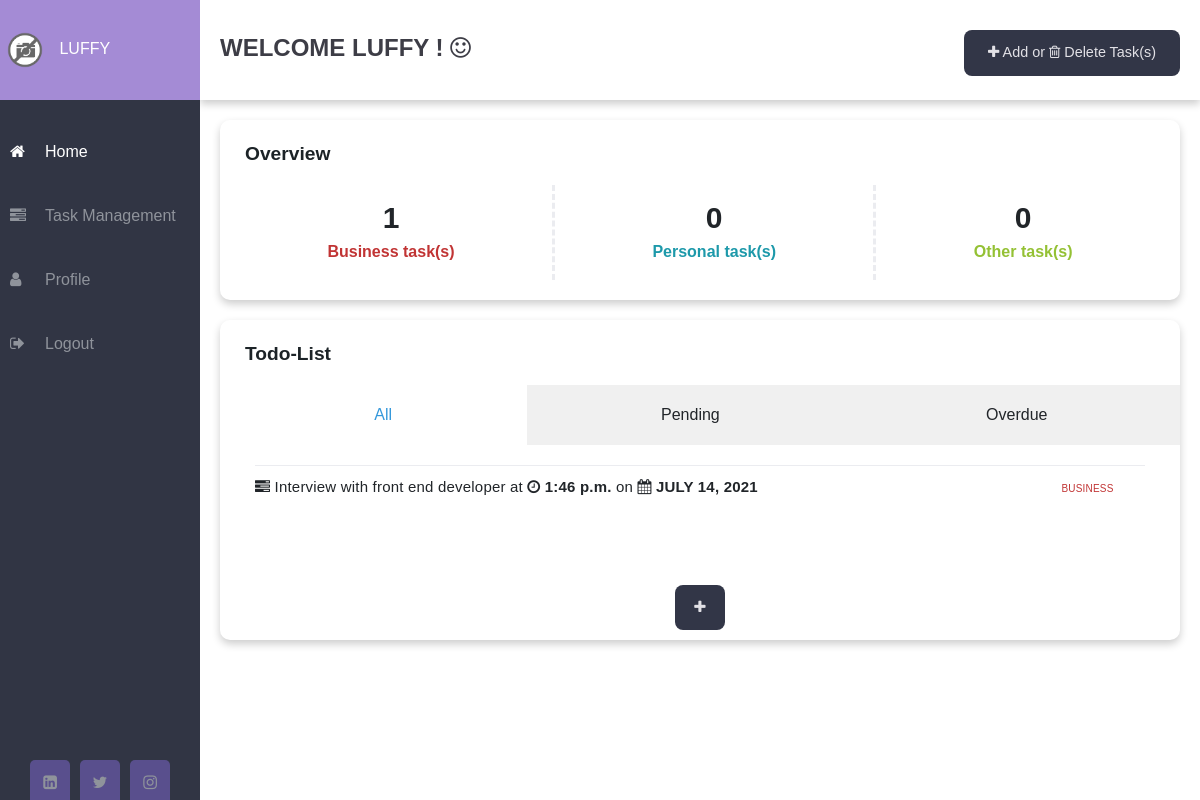
Page /home/ (signed in) on the committed database.
### profiles/models.py (models this page shows, shortened)
class Profile(models.Model):
    user= models.OneToOneField(User, on_delete=models.CASCADE)
    bio= models.TextField(default='Include bio here....')
    avatar= models.ImageField(upload_to='avatars',default='no_picture.png')
    created= models.DateTimeField(auto_now_add=True)
    updated= models.DateTimeField(auto_now = True)

### category/models.py (models this page shows)
class Category(models.Model):
   name = models.CharField(max_length=100, null=True)
   class Meta:
      verbose_name = ("Category")
      verbose_name_plural = ("Categories")
   def __str__(self):
      return self.name

### todolist/models.py (models this page shows, shortened)
class TodoList(models.Model):
    title = models.CharField(max_length=250)
    content = models.TextField(blank=True, null=True)
    created = models.DateField(default=timezone.now().strftime("%Y-%m-%d"))
    time = models.TimeField(auto_now=False,null=True)
    due_date = models.DateField(default=timezone.now().strftime("%Y-%m-%d"))
    category = models.ForeignKey(Category, default="general", on_delete=models.CASCADE)
    user = models.ForeignKey(User, on_delete=models.SET_NULL, null=True, blank=True)
    class Meta:
        ordering = ["-created"] #ordering by the created field

### todolist/views.py (the view)
# urls.py: path('', my_todos, name='my_todos'),
@login_required
def my_todos(request):
    user= request.user
    now = timezone.now().strftime("%Y-%m-%d")
    todos = TodoList.objects.filter(user=user)
    category1 = Category.objects.get(id=1)
    category2 = Category.objects.get(id=2)
    category3 = Category.objects.get(id=3)
    user_name=request.user.username  #get username
    Task_ID_Business = TodoList.objects.filter(category__name="Business", user=user)
    Task_ID_Personal = TodoList.objects.filter(category__name="Personal", user=user)
    Task_ID_Other = TodoList.objects.filter(category__name="Other", user=user)
    no_of_Task_ID_Business=len(Task_ID_Business)
    no_of_Task_ID_Personal=len(Task_ID_Personal)
    no_of_Task_ID_Other=len(Task_ID_Other)
    context = {
        "DateNow" : now,
        "todos": todos,
        "username": user_name,
        "category_i":category1,
        "category_ii":category2,
        "category_iii":category3,
        "no_of_business_tasks":no_of_Task_ID_Business,
        "no_of_other_tasks":no_of_Task_ID_Other,
        "no_of_personal_tasks":no_of_Task_ID_Personal,
    }
    return render(request, "todolist/home.html", context)

### todolist/templates/todolist/home.html (shortened to what this page needs)
{% extends "todoapp/base.html" %}
{% load static %}
{% load crispy_forms_tags %}
{% block content %}
    <div class="main_content">
        <div class="welcome">
                 <span class="welcome-text"> Welcome <span class="user">{{username}}</span> <span class="exclamation-mark">!</span> <i class="fa fa-smile-o" aria-hidden="true"></i></span>
                 {% if no_of_other_tasks > 0 or no_of_business_tasks > 0 or no_of_personal_tasks > 0 %}
                <div  class="taskAdd">
                        <a href="{% url 'category:my_categories' %}" class="btn btn-primary"> <i class="fa fa-plus icon"></i>  <span class="Add">Add</span> <span class="or">or</span> <i class="fa fa-trash-o icon"></i> <span class="Delete">Delete Task(s)</span> </a>
                </div>
                {% endif %}
        </div>
        <div class="category-card">
            <p class="heading">Overview</p>
            <div class="row">
                <div class="category category1">
                    <span id="count"> {{no_of_business_tasks}} </span>
                    <p><strong class="cat1"> {{category_i}} task(s)</strong></p>
                </div>
                <div class="vl"></div>
                <div class="category category2">
                    <span id="count"> {{no_of_personal_tasks}} </span>
                    <p><strong class="cat2">{{category_ii}} task(s)</strong></p>
                </div>
                <div class="vl"></div>
                <div class="category category3">
                     <span id="count"> {{no_of_other_tasks}} </span>
                    <p><strong class="cat3">{{category_iii}} task(s)</strong></p>
                </div>
            </div>
        </div>
        <div class="task-card">
            <p class="heading">Todo-List</p>
          <div class="tabs effect-1">
			<span>All</span>
			<span>Pending</span>
			<span>Overdue</span>
			<div class="tab-content">
				<section id="tab-item-1">
                    <ul class="taskList">
                        {% for todo in todos %}
                                <li class="currentTaskItem">
                                    <i class="fa fa-tasks" aria-hidden="true"></i>
                                    <span  id=TaskDone class="complete- taskDone">{{ todo.title }}</span>
                                    <span class="taskDone" >at</span>
                                    <strong class="taskDone"><i class="fa fa-clock-o"></i> {{ todo.time }}</strong>
                                    <span class="taskDone" >on</span>
                                    <strong class=" taskDatee taskDone"><i class="fa fa-calendar"></i> {{ todo.due_date }}</strong>
                                    <span class="categoryy-{{ todo.category }}">{{ todo.category }}</span>
                                </li>
                        {% endfor %}
                    </ul>
				</section>
			</div>
          </div>
            {% if no_of_other_tasks > 0 or no_of_business_tasks > 0 or no_of_personal_tasks > 0 %}
            <div  class="Addtask">
                <a href="{% url 'category:my_categories' %}" class="btn btn-primary"> <i class="fa fa-plus icon"></i>   </a>
            </div>
            {% endif %}
        </div>
    </div>
{% endblock content %}

### templates/todoapp/base.html (shortened to what this page needs)
{% load static %}
{% url 'login' as path_to_login %}
{% url 'main' as path_to_main_page %}
{% url 'register' as path_to_register_page %}
<!DOCTYPE html>
<html lang="en">
    <head>
        <link rel="stylesheet" href="https://maxcdn.bootstrapcdn.com/bootstrap/4.0.0-beta/css/bootstrap.min.css">
        <link rel="stylesheet" type="text/css" href="https://maxcdn.bootstrapcdn.com/font-awesome/4.7.0/css/font-awesome.min.css">
        <link rel="stylesheet" type="text/css" href="{% static 'styles.css' %}">
    </head>
    <body class="">
        {% if request.path != path_to_main_page %}
                    {% if request.path != path_to_login %}
                        {% if request.path != path_to_register_page %}
        <div class="wrapper">
                        {% endif %}
                    {% endif %}
        {% endif %}
                {% if request.path != path_to_main_page %}
                    {% if request.path != path_to_login %}
                        {% if request.path != path_to_register_page %}
                            {% include 'todoapp/sidebar.html' %}
                        {% endif %}
                    {% endif %}
                {% endif %}
                {% block content %}
                {% endblock content %}
        </div>
    </body>
</html>

### templates/todoapp/sidebar.html (shortened to what this page needs)
{% load static %}
{% url 'todolist:my_todos' as path_to_home %}
{% url 'category:my_categories' as path_to_categories %}
{% url 'profiles:my_profile' as path_to_my_profile %}
<div id="mySidebar" class="sidebar">
  <div class="top-sidebar">
    <img src="{{request.user.profile.avatar.url}}" class="avatar-sm">&nbsp;{{request.user}}
  </div>
  <ul>
    <li><a class=" {% if request.path == path_to_home%}active{% endif %}" href="{{path_to_home}}"><i class="fa fa-home"></i>Home</a></li>
    <li><a class=" {% if request.path == path_to_categories%}active{% endif %}" href="{{path_to_categories}}"><i class="fa fa-tasks"></i>Task Management</a></li>
    <li><a class=" {% if request.path == path_to_my_profile%}active{% endif %}" href="{{path_to_my_profile}}"><i class="fa fa-user"></i>Profile</a></li>
    <li><a href="{% url 'logout' %}"><i class="fa fa-sign-out"></i>Logout</a></li>
  </ul>
  <div class="social_media">
    <a href="https://www.linkedin.com/in/faruq-abdulsalam-b2847b160/"><i class="fa fa-linkedin-square"></i></a>
    <a href="https://twitter.com/_Ace_II/"><i class="fa fa-twitter"></i></a>
    <a href="https://www.instagram.com/faruq.t/"><i class="fa fa-instagram"></i></a>
  </div>
</div>

### rows in the picture
Category: name "Business"
Category: name "Personal"
Category: name "Other"
TodoList: title "Interview with front end developer", time "1:46 p.m.", due_date "JULY 14, 2021", category "BUSINESS"

### other values in the picture
{{ request.user }} "LUFFY"
{{ username }} "LUFFY"
{{ no_of_business_tasks }} "1"
{{ no_of_personal_tasks }} "0"
{{ no_of_other_tasks }} "0"
